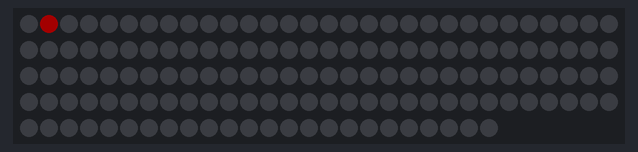
The sketch below on a simulated Arduino Uno, built with avr-gcc and run on an emulated ATmega328P. On the bench: 144 RGB LEDs in strip order, left to right, continuing on the next row. Dim RGB values are drawn brighter than linear.

Above: at 1.0 s.
At 5.52 s:
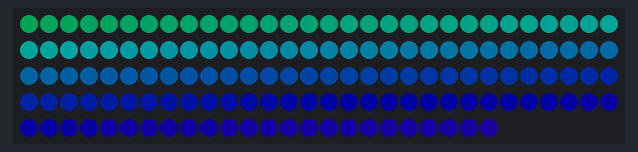
At 10.33 s:
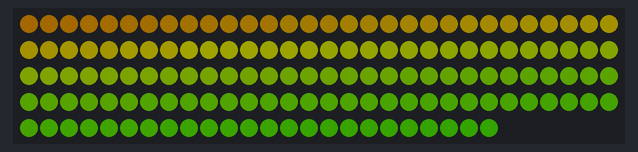
At 20.24 s:
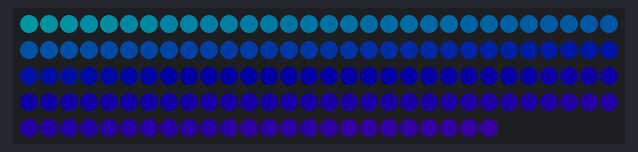
At 29.86 s:
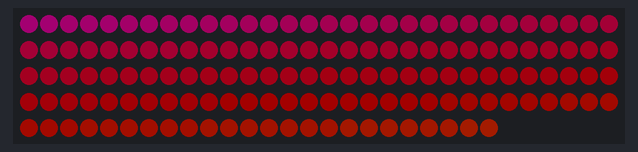
At 39.77 s:
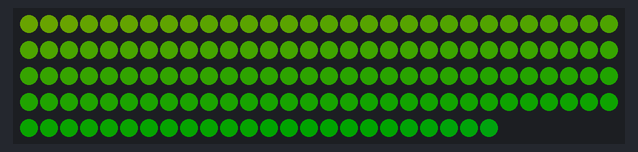

The sketch:

digitalLEDrainbow.ino
```cpp
#include <Adafruit_NeoPixel.h>
#ifdef __AVR__
  #include <avr/power.h>
#endif

#define PIN            6
#define NUMPIXELS      144
Adafruit_NeoPixel pixels = Adafruit_NeoPixel(NUMPIXELS, PIN, NEO_GRB + NEO_KHZ800);

int delayval = 10; // delay for half a second

int redbrightlvl = 225;                  // starting color will be red
int greenbrightlvl = 0;
int bluebrightlvl = 0;
int transition = 1;


void setup() {

  // End of trinket special code
  Serial.begin(9600);
  pixels.setBrightness(40);
  pixels.begin(); // This initializes the NeoPixel library.
  for(int i=0; i<144; i++){
       pixels.setPixelColor(i, pixels.Color(0,0,0));
       pixels.show();
  }

}

int trailingGreen[150];
int trailingBlue[150];
int trailingRed[150];
int indexBuild = 0;
int setLed =0;


void loop() {

      for(int i=indexBuild; i>=0;i--){
        if(i==0){
          trailingGreen[i] = greenbrightlvl;
          trailingRed[i] = redbrightlvl;
          trailingBlue[i] = bluebrightlvl;
        }
        else{
          trailingGreen[i] = trailingGreen[i-1];
          trailingBlue[i] = trailingBlue[i-1];
          trailingRed[i] = trailingRed[i-1];
        }
      }
      if(indexBuild < 144){
        indexBuild++;
      }

      for(int k=indexBuild; k >=0; k--){
        pixels.setPixelColor(setLed, pixels.Color(trailingRed[k], trailingGreen[k], trailingBlue[k]));

        setLed++;
      }
      pixels.show();
      setLed = 0;


      if (transition == 1) {                                 // Transitions 1 through 10 execute the commands for fading between each color that I considered a "checkpoint" in the rainbow
        redtoorange();
      }
      else if (transition == 2) {
        orangetoyellow();
      }
      else if (transition == 3) {
        yellowtolimegreen();
      }
      else if (transition == 4) {
        limegreentogreen();
      }
      else if (transition == 5) {
        greentoturquoise();
      }
      else if (transition == 6) {
        turquoisetoblue();
      }
      else if (transition == 7) {
        bluetopurpley();
      }
      else if (transition == 8) {
        purpleytopurple();
      }
      else if (transition == 9) {
        purpletopink();
      }
      else if (transition == 10) {
        pinktored();
      }

   }


void redtoorange(){                                  //this function changes the brightness level of green so that the color displayed will fade from red to orange.
  greenbrightlvl += 1;
  if (greenbrightlvl >=79) {
    greenbrightlvl = 80;
    transition = 2;
  }
}

void orangetoyellow(){
  greenbrightlvl += 2;
  if (greenbrightlvl >= 220) {
    greenbrightlvl = 225;
    transition = 3;
  }
}

void yellowtolimegreen(){
  redbrightlvl -= 2;
  if (redbrightlvl <= 130) {
    redbrightlvl = 128;
    transition = 4;
  }
}

void limegreentogreen(){
  redbrightlvl -= 1;
  if (redbrightlvl <=2) {
    redbrightlvl = 0;
    transition = 5;
  }
}

void greentoturquoise(){
  bluebrightlvl += 3;
  if (bluebrightlvl >= 219) {
    bluebrightlvl = 225;
    transition = 6;

  }
}

void turquoisetoblue(){
  greenbrightlvl -= 3;
  if (greenbrightlvl <= 6) {
    greenbrightlvl = 0;
    transition = 7;
  }
}

void bluetopurpley(){
  redbrightlvl += 1;
  if (redbrightlvl >= 124) {
    redbrightlvl = 127;
    transition = 8;
  }
}

void purpleytopurple(){
  redbrightlvl += 2;
  if (redbrightlvl >=220) {
    redbrightlvl = 225;
    transition = 9;
  }
}

void purpletopink(){
  bluebrightlvl -= 3;
  if (bluebrightlvl <= 84) {
    bluebrightlvl = 80;
    transition = 10;
  }
}


void pinktored(){
  bluebrightlvl -= 1;
  if (bluebrightlvl <= 2) {
    bluebrightlvl = 0;
    transition = 1;
  }
}
```
